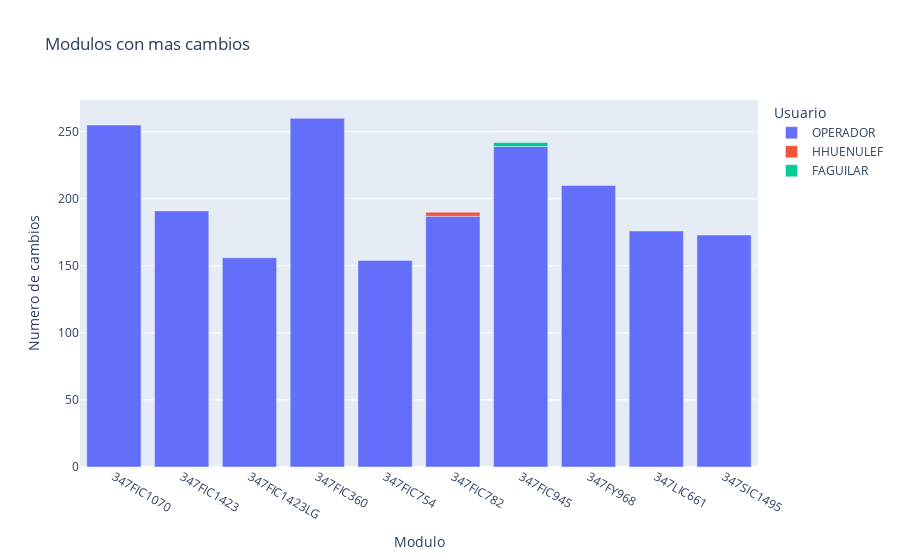

Here is the notebook cell this chart was saved with:
### Markdown cell above
Agrupar modulo para conocer la frecuencia de los datos

### Code cell
#Agrupar por modulo

freqModules = df.groupby(['module']).size()
freqModules = freqModules.sort_values(ascending=False)
freqModules = freqModules.index[:10]        #Obtener los 10 modulos con mas cambios


 
#Filtrar por los 10 modulos con mas cambios en un nuevo dataframe
df2 = df[df['module'].isin(freqModules)]
df2 = df2.groupby(['module','desc1']).size()
#Crea un dataframe con los 10 modulos con mas cambios
df2 = df2.to_frame()
df2 = df2.reset_index()
df2.columns = ['module','desc1','count']


#Grafica de barras
fig = px.bar(df2, x="module", y="count", color="desc1", title="Modulos con mas cambios", labels={"module":"Modulo","count":"Numero de cambios","desc1":"Usuario"})
fig.show()

### Figure 1 — Plotly figure (JSON) as saved in the notebook; plotly's stock layout.template omitted (floating-point values rounded to 4 significant figures)
{"data": [{"alignmentgroup": "True", "hovertemplate": "Usuario=OPERADOR<br>Modulo=%{x}<br>Numero de cambios=%{y}<extra></extra>", "legendgroup": "OPERADOR", "marker": {"color": "#636efa", "pattern": {"shape": ""}}, "name": "OPERADOR", "offsetgroup": "OPERADOR", "orientation": "v", "showlegend": true, "textposition": "auto", "type": "bar", "x": ["347FIC1070", "347FIC1423", "347FIC1423LG", "347FIC360", "347FIC754", "347FIC782", "347FIC945", "347FY968", "347LIC661", "347SIC1495"], "xaxis": "x", "y": [255, 191, 156, 260, 154, 187, 239, 210, 176, 173], "yaxis": "y"}, {"alignmentgroup": "True", "hovertemplate": "Usuario=HHUENULEF<br>Modulo=%{x}<br>Numero de cambios=%{y}<extra></extra>", "legendgroup": "HHUENULEF", "marker": {"color": "#EF553B", "pattern": {"shape": ""}}, "name": "HHUENULEF", "offsetgroup": "HHUENULEF", "orientation": "v", "showlegend": true, "textposition": "auto", "type": "bar", "x": ["347FIC782"], "xaxis": "x", "y": [3], "yaxis": "y"}, {"alignmentgroup": "True", "hovertemplate": "Usuario=FAGUILAR<br>Modulo=%{x}<br>Numero de cambios=%{y}<extra></extra>", "legendgroup": "FAGUILAR", "marker": {"color": "#00cc96", "pattern": {"shape": ""}}, "name": "FAGUILAR", "offsetgroup": "FAGUILAR", "orientation": "v", "showlegend": true, "textposition": "auto", "type": "bar", "x": ["347FIC945"], "xaxis": "x", "y": [3], "yaxis": "y"}], "layout": {"barmode": "relative", "legend": {"title": {"text": "Usuario"}, "tracegroupgap": 0}, "title": {"text": "Modulos con mas cambios"}, "xaxis": {"anchor": "y", "domain": [0, 1], "title": {"text": "Modulo"}}, "yaxis": {"anchor": "x", "domain": [0, 1], "title": {"text": "Numero de cambios"}}}}
